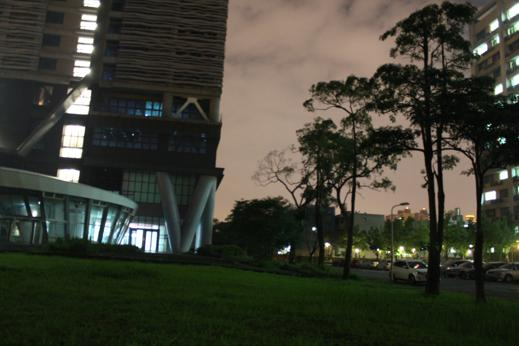
%> input picture data/our/2d/IMG_4431.JPG, 519 x 346 px
$ octave run.m   (GNU Octave 9; MATLAB toolbox functions it lacks are replaced by stand-ins)
%> lines starting %> are read from the running program, lines starting %| are printed output that depends on the picture
%> further down, I1 is the input picture: size 346x519x3 uint8; mean R, G, B 62.3, 62.5, 51
### src/cylindricalProjection.m
function [imgOut,rangeY,rangeX] = cylindricalProjection(imgIn,f)
%> called with f = 432.5
	imgOut = zeros(size(imgIn));
	rangeY = size(imgIn,1);
%> rangeY = 346
	rangeX = floor(f*atan(size(imgIn,2)/f));
%> rangeX = 378
	for i = 1:rangeX
		for j = 1:rangeY
			x = f * tan(i/f);
			y = j * abs(cos(i/f));
			if(ceil(x)+1 > size(imgIn,2) || ceil(y)+1 > size(imgIn,1))
				continue;
			else
				for k = 1:3
					imgOut(j,i,k) = imgIn(ceil(y),ceil(x),k) * ( ceil(y) + 1 - y ) * ( ceil(x) + 1 - x ) ...
								  + imgIn(ceil(y),ceil(x)+1,k) * ( ceil(y) + 1 - y ) * ( x - ceil(x) ) ...
								  + imgIn(ceil(y)+1,ceil(x),k) * ( y - ceil(y) ) * ( ceil(x) + 1 - x )  ...
								  + imgIn(ceil(y)+1,ceil(x)+1,k) * ( y - ceil(y) ) * ( x - ceil(x) );
				end
			end
		end
	end
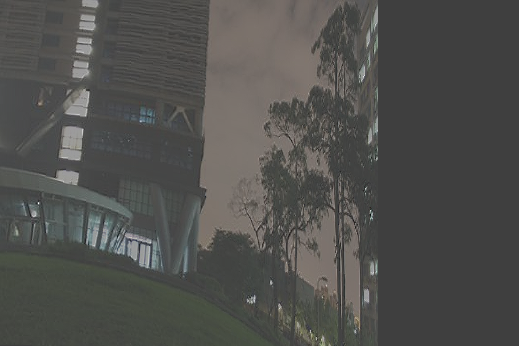
%> imgOut: size 346x519x3 double; mean R, G, B 0.192, 0.19, 0.161; drawn with min black and max white
	while(imgOut(:,rangeX,:)==0)
		rangeX = rangeX - 1;
	end
%> this loop made 0 passes
	while(imgOut(:,rangeX,:)==0)
		rangeY = rangeY - 1;
	end
end

### src/harrisCorner.m
function [cornerMap,R,Gx,Gy] = harrisCorner(imgIn,sigma1,sigma2,k)
	if(~exist('sigma1','var'))
		sigma1 = 0.5;
	end
	if(~exist('sigma2','var'))
		sigma2 = 0.5;
	end
	if(~exist('k','var'))
		k = 0.03;
	end
	if(size(imgIn,3) == 3)
		grayImg = rgb2gray(imgIn/255);
		grayImg = grayImg * 255;
	elseif(size(imgIn,3) == 1)
		grayImg = imgIn;
	end
	g_denoise = fspecial('gaussian', [3 3], sigma1);
	grayImg = imfilter(grayImg,g_denoise,'same','conv');
	g = fspecial('gaussian',[3 3],sigma2);
	[Gx, Gy] = imgradientxy(grayImg,'prewitt');
	Gx2 = Gx .* Gx;
	Gy2 = Gy .* Gy;
	Gxy = Gx .* Gy;
	Sx2 = imfilter(Gx2,g,'same','conv');
	Sy2 = imfilter(Gy2,g,'same','conv');
	Sxy = imfilter(Gxy,g,'same','conv');
	cornerMap = zeros(size(grayImg));
	detH = Sx2.*Sy2 - Sxy.*Sxy;
	traceH = Sx2 + Sy2;
	R = detH - k * (traceH.^2);
	cornerMap = imregionalmax(R);
	cornerMap(:,1:2) = 0;
	cornerMap(1:2,:) = 0;
	cornerMap(:,end-1:end) = 0;
	cornerMap(end-1:end,:) = 0;
end

### src/run.m
close all
clear
clc

totalRangeX = 0;
m1 = 0;
m2 = 0;
% featureNum= [
%     % 200,200;
%     % 200,200;
%     % 200,200;
%     % 200,200;
%     % 200,200;
%     % 200,200;
%     200,200;
%     % 200,200;
%     150,150;
%     % 150,50;
%     % 200,200;
%     % 300,300;
%     150, 50;
%     % 250,250;
%     100,50;
%     % 200,200;
% ];

featureNum= [
    200,200;
    200,200;
    200,200;
    200,200;
    200,200;
    200,200;
    200,200;
    200,200;
];

featureNum = featureNum(end:-1:1,:);
% focalLenth = [
%     % 868.857,
%     % 877.535,
%     % 884.625,
%     % 880.363,
%     % 880.081,
%     % 879.526,
%     883.225,
%     % 882.384,
%     882.387,
%     % 882.809,
%     % 883.501,
%     % 885.796,
%     888.755,
%     % 889.28,
%     890.495
%     % 891.982
% ];
focalLenth = [
    433.531,
    429.726,
    430.861,
    433.589,
    431.881,
    432.317,
    431.912,
    432.49
];
focalLenth = focalLenth(end:-1:1);
% imageList = [
%     % '../data/our/chaird/DSC00047.JPG';
%     % '../data/our/chaird/DSC00048.JPG';
%     % '../data/our/chaird/DSC00049.JPG';
%     % '../data/our/chaird/DSC00050.JPG';
%     % '../data/our/chaird/DSC00051.JPG';
%     '../data/our/chaird/DSC00052.JPG';
%     % '../data/our/chaird/DSC00053.JPG';
%     % '../data/our/chaird/DSC00054.JPG';
%     '../data/our/chaird/DSC00055.JPG';
%     % '../data/our/chaird/DSC00056.JPG';
%     % '../data/our/chaird/DSC00057.JPG';
%     % '../data/our/chaird/DSC00058.JPG';
%     '../data/our/chaird/DSC00059.JPG';
%     % '../data/our/chaird/DSC00060.JPG';
%     '../data/our/chaird/DSC00061.JPG';
%     % '../data/our/chaird/DSC00062.JPG';
% ];
imageList = [
    % '../data/our/2d/IMG_4422.JPG';
    % '../data/our/2d/IMG_4424.JPG';
    '../data/our/2d/IMG_4426.JPG';
    '../data/our/2d/IMG_4427.JPG';
    '../data/our/2d/IMG_4428.JPG';
    '../data/our/2d/IMG_4429.JPG';
    '../data/our/2d/IMG_4430.JPG';
    '../data/our/2d/IMG_4431.JPG';
];

imageList = imageList(end:-1:1,:);

I1 = imread(imageList(1,:));
I2 = [];
I1 = im2double(I1);
[I1,rangeY1,rangeX1]= cylindricalProjection(I1,focalLenth(1));
%> rangeY1 = 346; rangeX1 = 378
totalRangeX = totalRangeX+rangeX1;
%> totalRangeX = 378
im1 = I1;
stichIm0 = im1;
I1 = I1*255;
max_m1 = 0;
min_m1 = size(I1,1);
%> min_m1 = 346
[cornerMap1,R,Gx,Gy] = harrisCorner(I1(:,round(rangeX1/2):end));
%> in harrisCorner, `grayImg = imgIn;`:
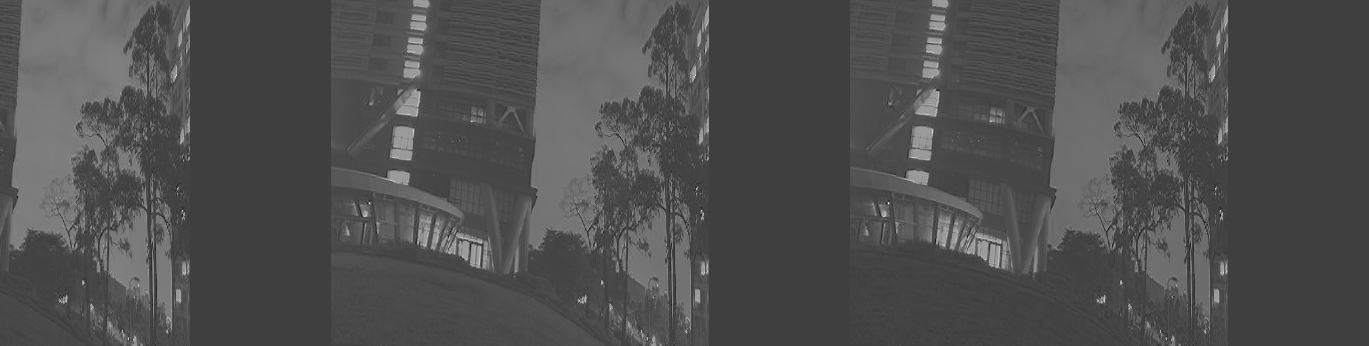
%> grayImg: size 346x1369 double; min -173.6, max 526.9, mean 46.2; drawn with min black and max white
%> the run ends on the next line
